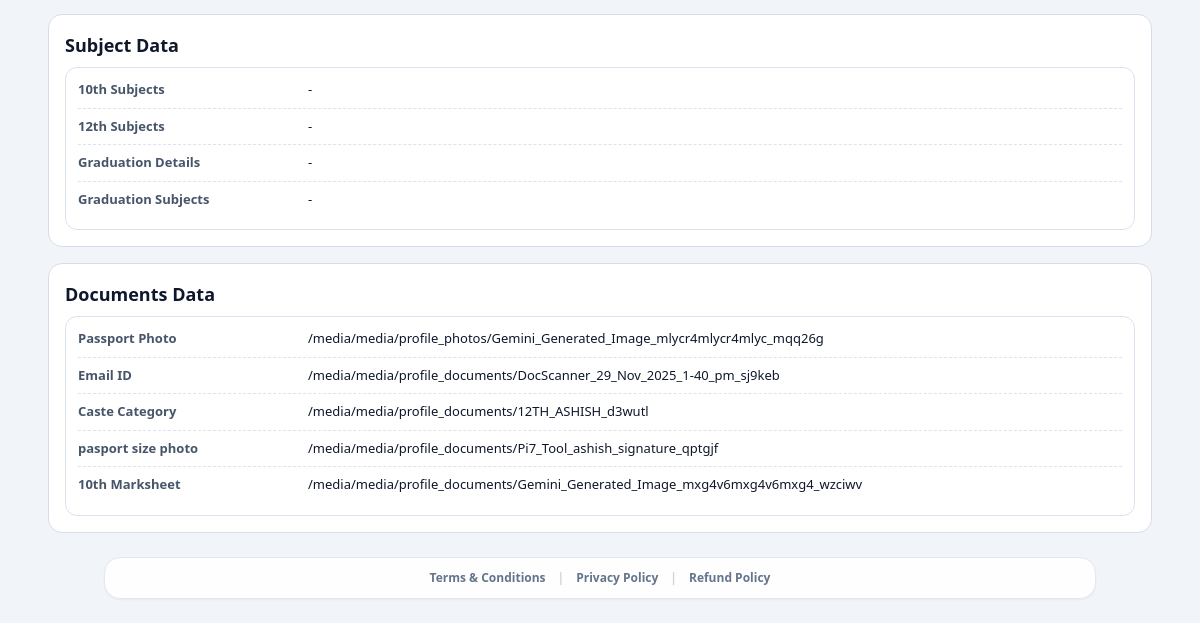
Before: /send-to-admin/profile/ (signed in, lower part) with the older database file.
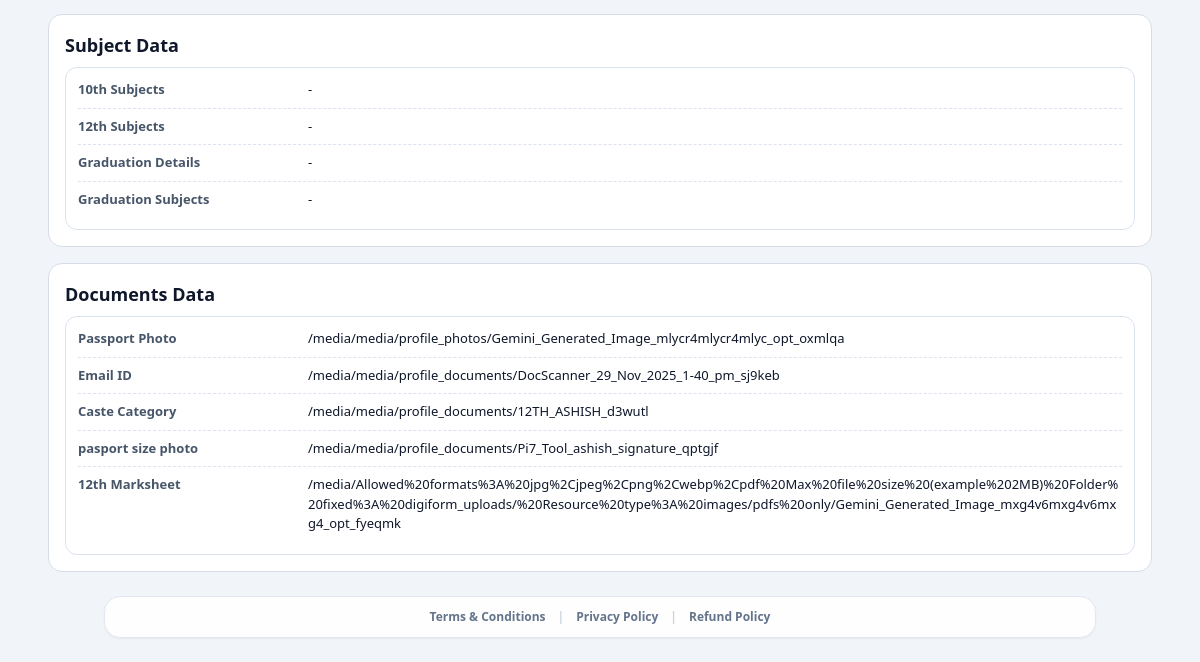
After: the same page with the newer database file.
### accounts/models.py (models this page shows, shortened)
class UserDocument(models.Model):
    profile = models.ForeignKey(UserProfile, on_delete=models.CASCADE, related_name='documents')
    title   = models.CharField(max_length=120, blank=True)
    file    = models.FileField(upload_to='profile_documents/', null=True, blank=True)
    file_url = models.URLField(max_length=800, blank=True)
    original_name = models.CharField(max_length=260, blank=True)
    created_at = models.DateTimeField(auto_now_add=True)

### core/views.py (the view, shortened to what this page needs)
# urls.py: path("send-to-admin/profile/", views.apply_profile_preview, name="apply_profile_preview"),
@login_required
def apply_profile_preview(request):
    profile, _ = UserProfile.objects.get_or_create(user=request.user)
    pending = request.session.get("pending_form_apply") or {}
    vacancy = None
    if pending.get("vacancy_id"):
        vacancy = Vacancy.objects.filter(id=pending.get("vacancy_id")).first()
    if vacancy and not vacancy.is_active:
        request.session.pop("pending_form_apply", None)
        messages.error(request, "Ye vacancy abhi deactivated hai.")
        if vacancy.category == Vacancy.CATEGORY_STUDENT:
            return redirect("student_services_dashboard")
        return redirect("dashboard")
    timed_out_active = False
    lock_until = None
    allowed_view, remaining_views = _register_apply_profile_view(profile)
    if not allowed_view:
        messages.error(request, "Aaj ka apply profile view limit (10) complete ho gaya.")
        return redirect("confirm_send_to_admin")
    all_step_data = _profile_step_data(profile)
    payload = {}
    draft_payload = pending.get("draft_payload") if isinstance(pending, dict) else {}
    if not isinstance(draft_payload, dict):
        draft_payload = {}
    step_data = {key: [] for key, _ in PROFILE_DATA_STEPS if key != "documents"}
    active_payload = draft_payload if draft_payload else payload
    if active_payload:
        for key in step_data.keys():
            step_data[key] = _rows_from_payload(active_payload, key, [])
    else:
        step_data = dict(all_step_data)
    required_doc_rows = []
    unmask_active = _is_apply_profile_unmask_active(profile)
    mask_for_preview = bool(timed_out_active and not unmask_active)
    if mask_for_preview:
        step_data = _mask_step_rows(step_data)
    document_links = []
    seen_urls = set()
    def _push(title, url):
        if not url:
            return
    def _resolve_value_url(value):
        raw = str(value or "").strip()
        if not raw or raw.lower() == "not uploaded yet":
            return ""
        if raw.startswith("/media/") or raw.startswith("http://") or raw.startswith("https://"):
            return raw
        return ""
    if not mask_for_preview:
        active_doc_items = []
        if isinstance(draft_payload, dict) and isinstance(draft_payload.get("vacancy_required_documents"), list):
            active_doc_items = draft_payload.get("vacancy_required_documents", [])
        elif isinstance(pending, dict) and isinstance(pending.get("draft_vacancy_docs"), list) and pending.get("draft_vacancy_docs"):
            active_doc_items = pending.get("draft_vacancy_docs", [])
        elif payload and isinstance(payload.get("vacancy_required_documents"), list):
            active_doc_items = payload.get("vacancy_required_documents", [])
        if not active_doc_items and not active_payload:
            for row in required_doc_rows:
                url = _resolve_value_url(row.get("value"))
                if not url:
                    continue
                _push(row.get("label") or "Document", url)
        if not document_links and not active_payload:
            photo_url = _safe_file_url(profile.photo)
            sign_url = _safe_file_url(profile.signature)
            _push("Passport Photo", photo_url)
            _push("Signature", sign_url)
            for doc in profile.documents.all():
                url = _safe_file_url(doc.file)
                if not url:
                    continue
                _push(doc.title or "Document", url)
    step_data = {key: rows for key, rows in step_data.items() if rows}
    return render(
        request,
        "portal_main/apply_profile_preview.html",
        {
            "profile": profile,
            "step_data": step_data,
            "document_links": document_links,
            "vacancy": vacancy,
            "apply_timed_out": timed_out_active,
            "mask_for_preview": mask_for_preview,
            "remaining_profile_views": remaining_views,
            "unmask_active": unmask_active,
            "unmask_until": profile.apply_profile_unmask_until,
            "unmask_remaining_today": max(
                APPLY_PROFILE_UNMASK_DAILY_LIMIT
                - (
                    profile.apply_profile_unmask_count
                    if profile.apply_profile_unmask_date == timezone.localdate()
                    else 0
                ),
                0,
            ),
        },
    )

### core/context_processors.py (called while the page is built)
def _humanize_slug(text):
    value = str(text or "").strip().replace("-", " ").replace("_", " ")
    if value.isdigit():
        return f"#{value}"
    return value.title() if value else "Page"

def breadcrumbs(request):
    path = (getattr(request, "path", "") or "/").split("?", 1)[0]
    if not path.startswith("/"):
        path = f"/{path}"
    crumbs = [{"label": "Home", "url": "/"}]
    if path == "/":
        return {"breadcrumbs": crumbs}
    running = ""
    for part in [p for p in path.strip("/").split("/") if p]:
        running += f"/{part}"
        url = f"{running}/"
        label = _humanize_slug(part)
        try:
            match = resolve(url)
            label = NAME_LABELS.get(match.url_name, label)
        except Resolver404:
            pass
        crumbs.append({"label": label, "url": url})
    deduped = [crumbs[0]]
    for item in crumbs[1:]:
        if item["label"] == deduped[-1]["label"] and item["url"] == deduped[-1]["url"]:
            continue
        deduped.append(item)
    return {"breadcrumbs": deduped}

### templates/portal_main/apply_profile_preview.html (shortened to what this page needs)
{% extends 'base.html' %}
{% block body_class %}min-h-screen bg-slate-100 text-slate-900{% endblock %}
{% block page_container_class %}max-w-6xl mx-auto p-4 md:p-6{% endblock %}
{% block content %}
{% for step_key, rows in step_data.items %}
<section class="card mt-4 p-4">
  <h3 class="text-lg font-black">{{ step_key|title }} Data</h3>
  <div class="sec mt-2">
    {% for label, value in rows %}
    <div class="line">
      <div class="lbl">{{ label }}</div>
      <div class="val">{{ value|default:"-" }}</div>
    </div>
    {% empty %}
    <div class="text-sm text-slate-500">No data.</div>
    {% endfor %}
  </div>
</section>
{% endfor %}
{% endblock %}

Changed rows visible on the page:
removed UserDocument: rows "10th Marksheet"
added UserDocument: rows "12th Marksheet"
Other visible differences:
list line gone: "Passport Photo /media/media/profile_photos/Gemini_Generated_Image_mlycr4mlycr4mlyc_mqq26g /media/media/profile_documents/Gemini_Generated_Image_mxg4v6mxg4v6mxg4_wzciwv"
new list line: "Passport Photo /media/media/profile_photos/Gemini_Generated_Image_mlycr4mlycr4mlyc_opt_oxmlqa /media/Allowed%20formats%3A%20jpg%2Cjpeg%2Cpng%2Cwebp%2Cpdf%20Max%20file%20size%20(example%202MB)%20Folder%20fixed%3A%20digiform_uploads/%20Resource%20type%3A%20images/pdfs%20only/Gemini_Generated_Image_mxg4v6mxg4v6mxg4_opt_fyeqmk"
